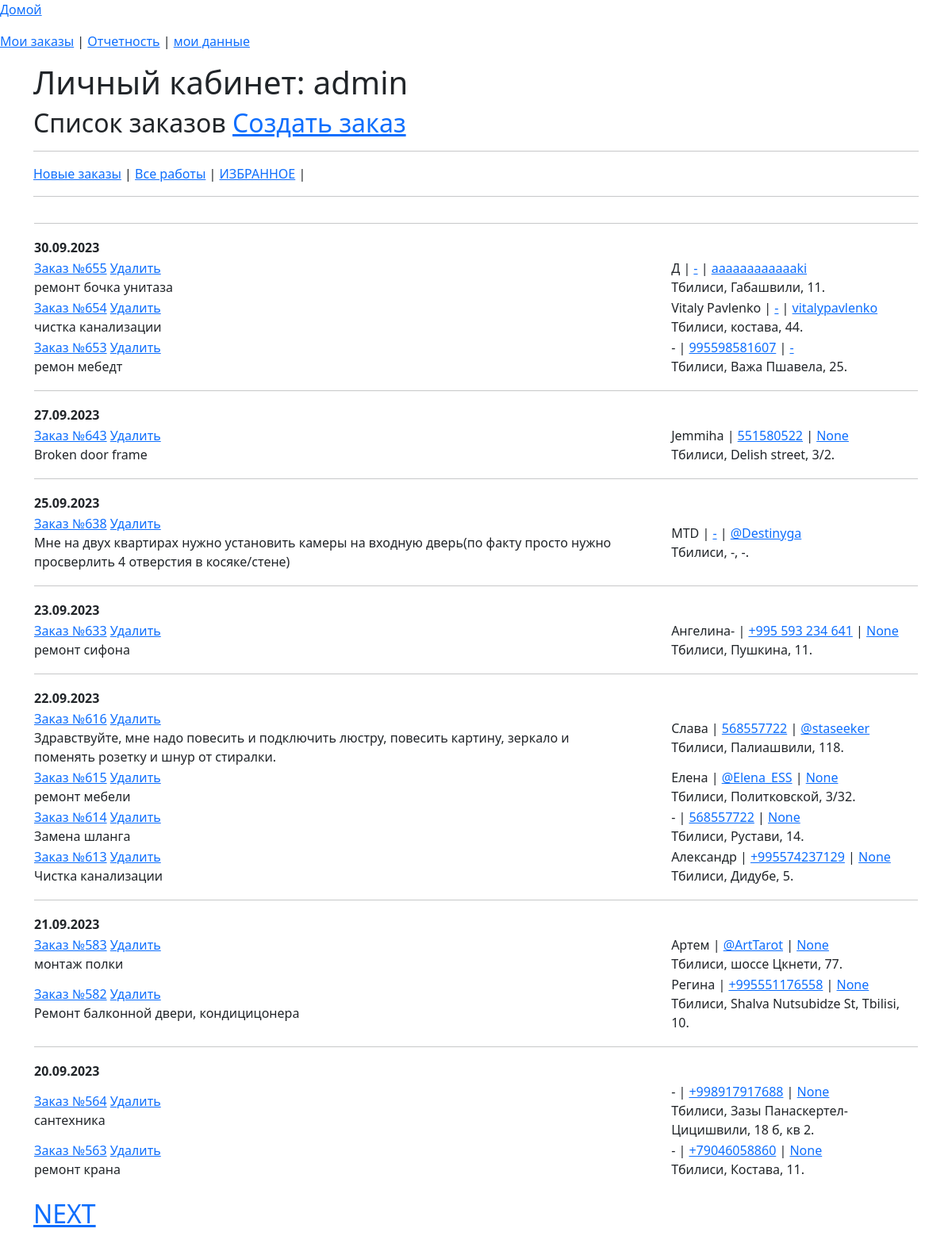
Page /list_order?work_status=END (signed in) on the committed database.
### app_site/models.py (models this page shows)
class OrderList(models.Model):
    time_in = models.DateTimeField(auto_now_add=True, verbose_name='Дата заказа')
    time_out = models.DateTimeField(null=True, blank=True, verbose_name='Дата выполнения')
    repairer_id = models.ForeignKey(User, on_delete=models.SET_NULL, null=True, blank=True,
                                    verbose_name='Мастер', default='', )
    price = models.DecimalField(decimal_places=2, max_digits=7, null=True, blank=True, verbose_name='Стоимость работ')
    text_order = models.CharField(max_length=1500, verbose_name='Описание проблемы', blank=True, null=True)
    customer_name = models.CharField(max_length=50, verbose_name='Ваше имя')
    customer_phone = models.CharField(max_length=16, verbose_name='Номер телефона')
    customer_telegram = models.CharField(max_length=26, verbose_name='Телеграм', blank=True, null=True)
    customer_code = models.CharField(max_length=16, verbose_name='Код организации', blank=True, null=True)
    address_city = models.CharField(max_length=2, choices=CITY_CHOICES, default='TB', null=True, blank=True,
                                    verbose_name='Город')
    order_status = models.CharField(max_length=3, choices=ORDER_STATUS, default='BEG', null=True, blank=True,
                                    verbose_name='Статус заказа')
    address_street_app = models.CharField(max_length=150, verbose_name='Улица', null=True, blank=True)
    address_num = models.CharField(max_length=10, verbose_name='Номер дома', null=True, blank=True)
    services = models.ManyToManyField('Service', through='Invoice')
    class Meta:
        verbose_name = 'Список заказов'
        verbose_name_plural = 'Список заказов'

### app_site/views.py (the view)
# urls.py: path('list_order', OrderManagementSystem.as_view(), name='list_order'),
class OrderManagementSystem(LoginRequiredMixin, ListView):
    model = OrderList
    context_object_name = 'order'
    template_name = 'order_list.html'
    def get_queryset(self):
        if self.request.GET.get('work_status'):
            self.queryset = OrderList.objects\
                .filter(repairer_id=self.request.user, order_status=self.request.GET.get('work_status'))\
                .order_by("-pk")
        else:
            self.queryset = OrderList.objects\
                .filter(repairer_id=self.request.user, order_status__in=['SND','RCV'])\
                .order_by("-pk")
        return self.queryset[0:14]
    def get_context_data(self, **kwargs):
        context = super().get_context_data(**kwargs)
        context['form'] = OrderForm
        return context

### app_site/templatetags/custom_filters.py (called while the page is built)
@register.filter()
def choice_tag(value, A):
    try:
        if A == 'city':
            a = dict(CITY_CHOICES)
        elif A == 'status_order':
            a = dict(ORDER_STATUS)
        elif A == 'month':
            a = dict(MONTH)
        elif A == 'work_type':
            a = dict(WORK_CHOICES)
        return f'{a[value]}'
    except KeyError:
        return f''

### templates/order_list.html (shortened to what this page needs)
{% extends 'flatpages/default_user.html' %}
{% load custom_filters %}
{% load custom_tags %}
{% block body %}
<h2>Список заказов <a href="#"  onclick="show_create_order_form(document.getElementById('form'))"
                      id="link_create_order_form">Создать заказ</a></h2>
<hr>
<a href="{% url 'list_order' %}">Новые заказы</a> | <a href="{% url 'list_order'%}?work_status=END">Все работы</a> |
<a href="{% url 'list_order'%}?work_status=WRK">ИЗБРАННОЕ</a> |
<hr>
<table id="head" >
    {% regroup order by time_in|date:"d.m.Y" as day %}
        {% for y in day %}
        <tr><td  colspan="6"><hr></td></tr>
        <tr>
            <td  colspan="6">
                <b>{{ y.grouper }}</b>
            </td>
        <tr>
            {% for i in y.list %}
            {% if i.order_status == 'SND' %}
            <tr id="row_order{{ i.pk }}" bgcolor= "#DCDCDC">
            {% else %}
            <tr>
            {% endif %}
                <td>
                    <a href="{% url 'invoice' i.pk %}" id="order_{{ i.pk }}">Заказ №{{ i.pk}}</a>
                    <a href="{% url 'delete-order' i.pk %}" id="delete_{{ i.pk }}">Удалить</a><br>
                    <span id="text_order_{{ i.pk }}">{{ i.text_order|cut:"@" }}</span>
                </td>
                <td width = 50></td>
                <td><span id="customer_name_{{ i.pk }}">{{ i.customer_name }}</span> |
                    <a href="tel:+{{ i.customer_phone }}" title="Телефон" id="customer_phone_{{ i.pk }}">{{ i.customer_phone }}</a> |
                    <a href="https://t.me/{{ i.customer_telegram }}" title="Телеграм" id="customer_telegram_{{ i.pk }}">
                        {{ i.customer_telegram }}</a>
                    <br>
                    <span id="city_{{ i.pk }}">{{ i.address_city|choice_tag:'city'}}</span>,
                    <span id="street_app_{{ i.pk }}">{{ i.address_street_app }}</span>,
                    <span id="num_{{ i.pk }}">{{ i.address_num }}</span>.
                </td>
                </tr>
            {% endfor %}
        {% endfor %}
    </tr>
</table>
<br><h2>
    {% if order.13.pk %}
        <a href="../listorderjson?last_pk={{ order.13.pk }}&work_status=end" class="p" id="paginator_next">NEXT</a>
    {% endif %}
</h2>
{% endblock body %}

### templates/flatpages/default_user.html (shortened to what this page needs)
{% load static %}
<!doctype html>
<html lang="en">
  <head>
    <link href="https://cdn.jsdelivr.net/npm/bootstrap@5.3.0/dist/css/bootstrap.min.css" rel="stylesheet">
  </head>
  <body>
<p><a href="{% url 'home' %}" id="ss">Домой</a></p>
<p><a href="{% url 'list_order' %}">Мои заказы</a> | <a href="{% url 'stat' %}">Отчетность</a> | <a href="{% url 'user' request.user.id %}">мои данные</a></p>
<div class="container">
<h1 class="test">Личный кабинет: {{ user.username }}</h1>
{% block body %}
{% endblock body%}
</div>
  </body>
</html>

### rows in the picture
OrderList: pk "655", text_order "ремонт бочка унитаза", customer_name "Д", customer_phone "-", customer_telegram "aaaaaaaaaaaaki", address_city|choice_tag "Тбилиси", address_street_app "Габашвили", address_num "11"
OrderList: pk "654", text_order "чистка канализации", customer_name "Vitaly Pavlenko", customer_phone "-", customer_telegram "vitalypavlenko", address_city|choice_tag "Тбилиси", address_street_app "костава", address_num "44"
OrderList: pk "653", text_order "ремон мебедт", customer_name "-", customer_phone "995598581607", customer_telegram "-", address_city|choice_tag "Тбилиси", address_street_app "Важа Пшавела", address_num "25"
OrderList: pk "643", text_order "Broken door frame", customer_name "Jemmiha", customer_phone "551580522", customer_telegram "None", address_city|choice_tag "Тбилиси", address_street_app "Delish street", address_num "3/2"
OrderList: pk "638", text_order "Мне на двух квартирах нужно установить камеры на входную дверь(по факту просто нужно просверлить 4 отверстия в косяке/стене)", customer_name "MTD", customer_phone "-", customer_telegram "@Destinyga", address_city|choice_tag "Тбилиси", address_street_app "-", address_num "-"
OrderList: pk "633", text_order "ремонт сифона", customer_name "Ангелина-", customer_phone "+995 593 234 641", customer_telegram "None", address_city|choice_tag "Тбилиси", address_street_app "Пушкина", address_num "11"
OrderList: pk "616", text_order "Здравствуйте, мне надо повесить и подключить люстру, повесить картину, зеркало и поменять розетку и шнур от стиралки.", customer_name "Слава", customer_phone "568557722", customer_telegram "@staseeker", address_city|choice_tag "Тбилиси", address_street_app "Палиашвили", address_num "118"
OrderList: pk "615", text_order "ремонт мебели", customer_name "Елена", customer_phone "@Elena_ESS", customer_telegram "None", address_city|choice_tag "Тбилиси", address_street_app "Политковской", address_num "3/32"
OrderList: pk "614", text_order "Замена шланга", customer_name "-", customer_phone "568557722", customer_telegram "None", address_city|choice_tag "Тбилиси", address_street_app "Рустави", address_num "14"
OrderList: pk "613", text_order "Чистка канализации", customer_name "Александр", customer_phone "+995574237129", customer_telegram "None", address_city|choice_tag "Тбилиси", address_street_app "Дидубе", address_num "5"
OrderList: pk "583", text_order "монтаж полки", customer_name "Артем", customer_phone "@ArtTarot", customer_telegram "None", address_city|choice_tag "Тбилиси", address_street_app "шоссе Цкнети", address_num "77"
OrderList: pk "582", text_order "Ремонт балконной двери, кондицицонера", customer_name "Регина", customer_phone "+995551176558", customer_telegram "None", address_city|choice_tag "Тбилиси", address_street_app "Shalva Nutsubidze St, Tbilisi", address_num "10"
OrderList: pk "564", text_order "сантехника", customer_name "-", customer_phone "+998917917688", customer_telegram "None", address_city|choice_tag "Тбилиси", address_street_app "Зазы Панаскертел-Цицишвили", address_num "18 б, кв 2"
OrderList: pk "563", text_order "ремонт крана", customer_name "-", customer_phone "+79046058860", customer_telegram "None", address_city|choice_tag "Тбилиси", address_street_app "Костава", address_num "11"

### other values in the picture
{{ user.username }} "admin"
{{ y.grouper }} "30.09.2023" "27.09.2023" "25.09.2023" "23.09.2023" "22.09.2023" "21.09.2023" "20.09.2023"
